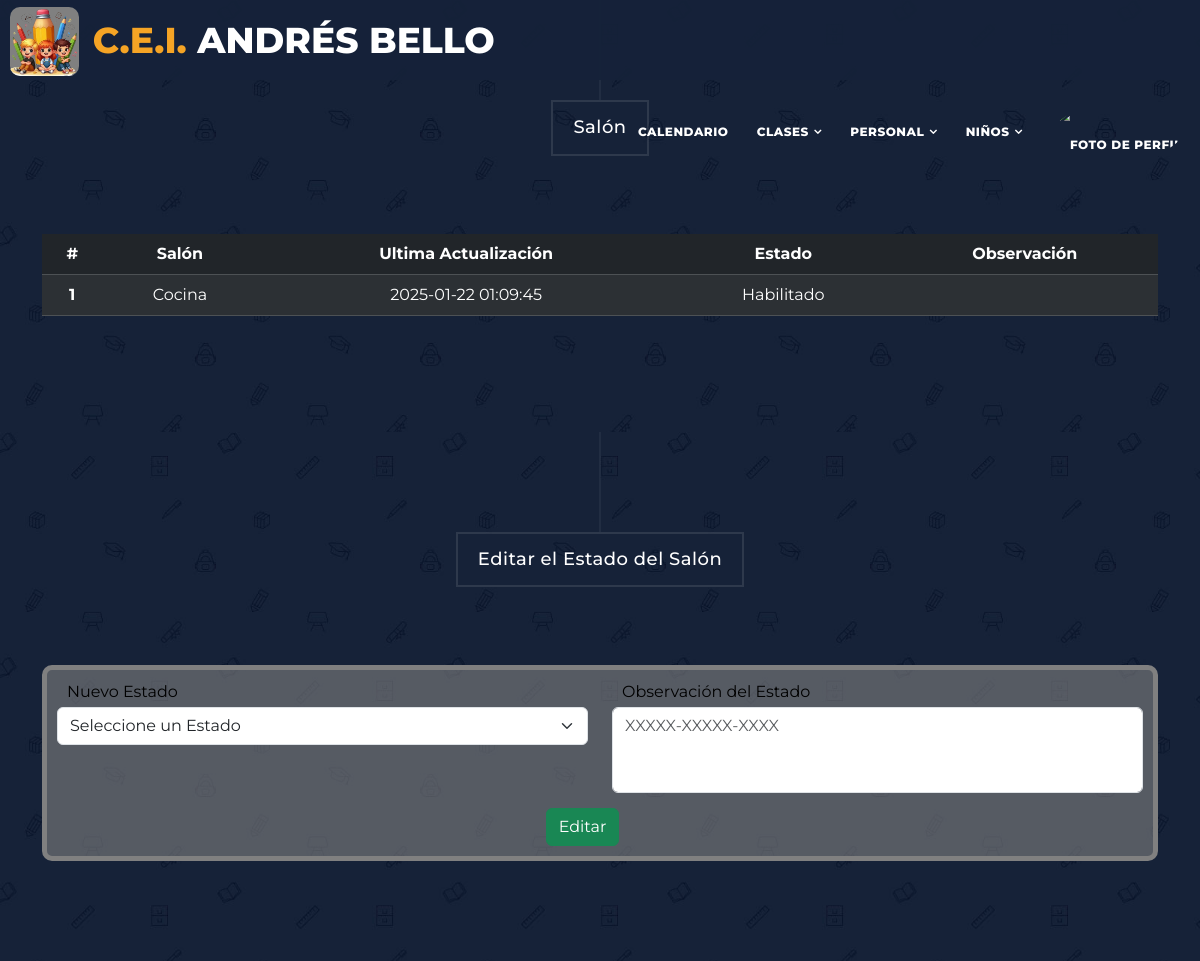
Page /sistema/CRUD/salones.php?detalle=91ae714ad85d11ef896984a93ea1a4c5 (signed in) on the committed database.
### tables this page shows
CREATE TABLE `detlaula` (
  `daulacod` varchar(32) NOT NULL DEFAULT replace(convert(uuid() using utf8mb4), '-', ''),
  `aulacodg` varchar(32) NOT NULL,
  `dauladia` timestamp NOT NULL DEFAULT current_timestamp(),
  `daulastt` varchar(15) NOT NULL,
  `daulaobv` varchar(100) DEFAULT NULL
);

CREATE TABLE `tablaula` (
  `aulacodg` varchar(32) NOT NULL DEFAULT replace(convert(uuid() using utf8mb4), '-', ''),
  `aulanomb` varchar(15) NOT NULL
);

### sistema/CRUD/salones.php (the view, shortened to what this page needs)
<!DOCTYPE html>
<html lang="es">
<head>
    <link rel="stylesheet" href="../../assets/css/inicio.css">
    <link rel="stylesheet" href="../../assets/css/salones.css">
    <link rel="stylesheet" href="../../assets/css/cabecera2.css">
    <link rel="stylesheet" href="../../assets/bootstrap-5.3.3-dist/css/bootstrap.min.css">
    <link rel="stylesheet" href="../../assets/css/fontawesome.css">
    <link rel="stylesheet" href="../../assets/css/templatemo-grad-school-ext.css">
    <link rel="stylesheet" href="../../assets/css/owl.css">
    <link rel="stylesheet" href="../../assets/css/lightbox.css">
</head>
<body>
    <?php
    require "./navbar.php";
    ?>
    <section id="salon" class="section why-us" data-section="section2">
        <div class="container">
            <div class="row">
                <div class="col-md-12">
                    <div class="section-heading">
                        <h2>Salón</h2>
                    </div>
                </div>
                <div class="col-md-12">
                    <div id='tabs'>
                        <table class="table table-striped table-dark">
                            <thead>
                                <tr>
                                    <th scope="col">#</th>
                                    <th scope="col">Salón</th>
                                    <th scope="col">Ultima Actualización</th>
                                    <th scope="col">Estado</th>
                                    <th scope="col">Observación</th>
                                </tr>
                            </thead>
                            <tbody>
                                <?php
                                $detalle = $_GET['detalle'];
                                $sql = $database->prepare('SELECT d.daulacod, a.aulanomb, d.dauladia, d.daulastt, d.daulaobv FROM detlaula AS d INNER JOIN tablaula AS a ON d.aulacodg = a.aulacodg WHERE d.daulacod = ?');
                                $sql->bind_param("s", $detalle);
                                $sql->execute();
                                $aula = $sql->get_result()->fetch_assoc();
                                $html = "";
                                $n = 1;
                                $html .= '<tr>';
                                $html .= '<th scope="row">' . $n . '</th>';
                                $html .= '<td>' . $aula['aulanomb'] . '</td>';
                                $html .= '<td>' . $aula['dauladia'] . '</td>';
                                $html .= '<td>' . $aula['daulastt'] . '</td>';
                                $html .= '<td>' . $aula['daulaobv'] . '</td>';
                                $html .= '</tr>';
                                echo $html;
                                ?>
                            </tbody>
                        </table>
                    </div>
                </div>
            </div>
        </div>
    </section>
    <section id="edicion" class="section why-us">
        <div class="container">
            <div class="row">
                <div class="col-md-12">
                    <div class="section-heading">
                        <h2>Editar el Estado del Salón</h2>
                    </div>
                </div>
                <div class="col-md-12">
                    <form class="formulario" action="../../assets/php/editar_salones.php" method="post">
                        <div class="row">
                            <div class="form-group col-md-6">
                                <label for="estado" class="label-input text-black">Nuevo Estado</label>
                                <select class="form-select" aria-label="Default select example" id="estado" name="estado" required>
                                    <option value="">Seleccione un Estado</option>
                                </select>
                            </div>
                            <div class="form-group col-md-6">
                                <label for="razon" class="label-input text-black">Observación del Estado</label>
                                <textarea class="form-control texto" placeholder="XXXXX-XXXXX-XXXX" id="razon" name="razon" rows="3" maxlength="100"></textarea>
                            </div>
                        </div>
                        <input type="submit" class="btn boton btn-success" name="btn" value="Editar">
                    </form>
                </div>
            </div>
        </div>
    </section>
</body>
</html>

### assets/css/salones.css (style rules this page uses)
.boton { margin-left: 45%; margin-top: 15px; }
.texto { resize: none; }
.formulario { background-color: rgba(128, 128, 128, 0.6); border: 5px solid grey; border-radius: 10px; padding: 10px; }
.label-input { margin-bottom: 3px; margin-left: 10px; }

### assets/css/templatemo-grad-school-ext.css (style rules this page uses)
body { font-family: "Montserrat", sans-serif; }
.section-heading { text-align: center; margin-bottom: 70px; }
.section-heading h2:before { width: 1px; height: 100px; background-color: rgba(250, 250, 250, 0.1); position: absolute; top: -102px; content: ""; left: 50%; transform: translate(-50%); }
.section-heading h2 { margin-top: 100px; position: relative; font-size: 18px; font-weight: 500; color: #fff; letter-spacing: 0.5px; display: inline-block; padding: 15px 20px; border: 2px solid rgba(250, 250, 250, 0.1); }
section.why-us { background-image: url(../images/choosing-bg.jpg); background-color: #172238; background-repeat: no-repeat; background-size: cover; padding-bottom: 100px; }
#tabs { text-align: center; }

### rows in the picture
detlaula: aulacodg.aulanomb "Cocina", dauladia "2025-01-22 01:09:45", daulastt "Habilitado"

### other values in the picture
$n "1"
